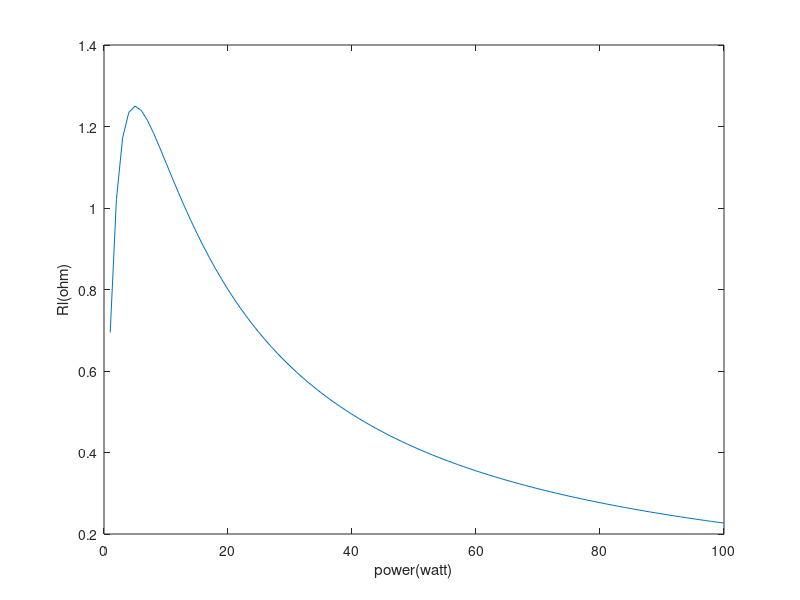

This figure's MATLAB source:
%KESHU YADAV
%2022BTECE007
%PROOF OF MAXIMUM POWER TRANSFER THEOREM USING MATLAB

clc;
clear all;

% v(volt) is voltage source
v= input("Enter the voltage (v): ");

% Rth is equivalent resistance of complex circuit
rth=input("Enter the equivalent resistance of complex circuit (0hm): ");
%r is the different value of resistor
r=1:100;
%p is the power given by source
p= (v.^2.*r)./(r+rth).^2 ;
plot(r,p);
ylabel('Rl(ohm)');
xlabel('power(watt)');

% max value of power at Rl
[power,R_load]=(max(p));

display(" Value of load resistor: ");
display(R_load);
display(" maximum power output by load resistor:");
display(power);

display("Hence,it is proove the for maximum power the load resistor is equal to equivalent to Rth");


